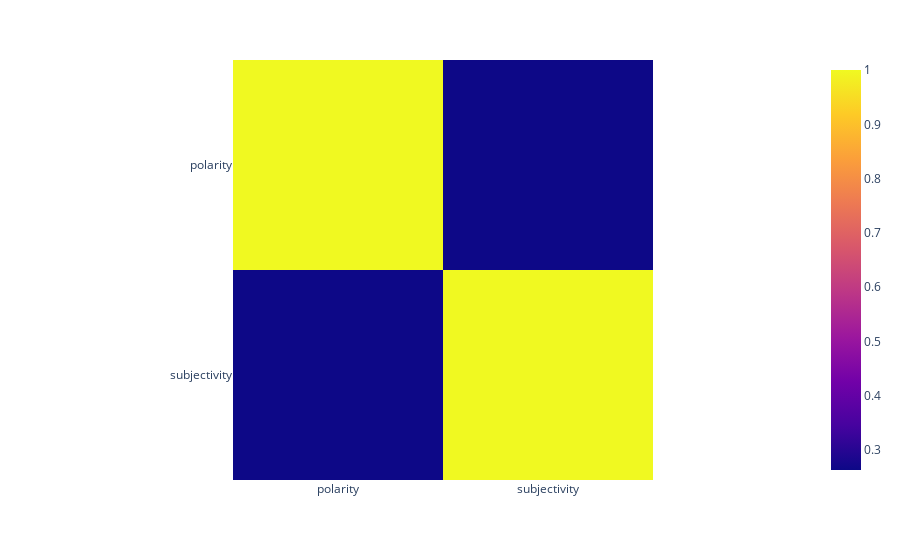

The notebook cell saved with this chart:
### Code cell
corrMatrix = df[["polarity","subjectivity"]].corr()
fig = px.imshow(corrMatrix)
fig.show()

### Figure 1 — Plotly figure (JSON) as saved in the notebook; plotly's stock layout.template omitted (floating-point values rounded to 4 significant figures)
{"data": [{"coloraxis": "coloraxis", "hovertemplate": "x: %{x}<br>y: %{y}<br>color: %{z}<extra></extra>", "name": "0", "type": "heatmap", "x": ["polarity", "subjectivity"], "xaxis": "x", "y": ["polarity", "subjectivity"], "yaxis": "y", "z": [[1, 0.2634], [0.2634, 1]]}], "layout": {"coloraxis": {"colorscale": [[0, "#0d0887"], [0.1111, "#46039f"], [0.2222, "#7201a8"], [0.3333, "#9c179e"], [0.4444, "#bd3786"], [0.5556, "#d8576b"], [0.6667, "#ed7953"], [0.7778, "#fb9f3a"], [0.8889, "#fdca26"], [1, "#f0f921"]]}, "margin": {"t": 60}, "xaxis": {"anchor": "y", "constrain": "domain", "domain": [0, 1], "scaleanchor": "y"}, "yaxis": {"anchor": "x", "autorange": "reversed", "constrain": "domain", "domain": [0, 1]}}}
